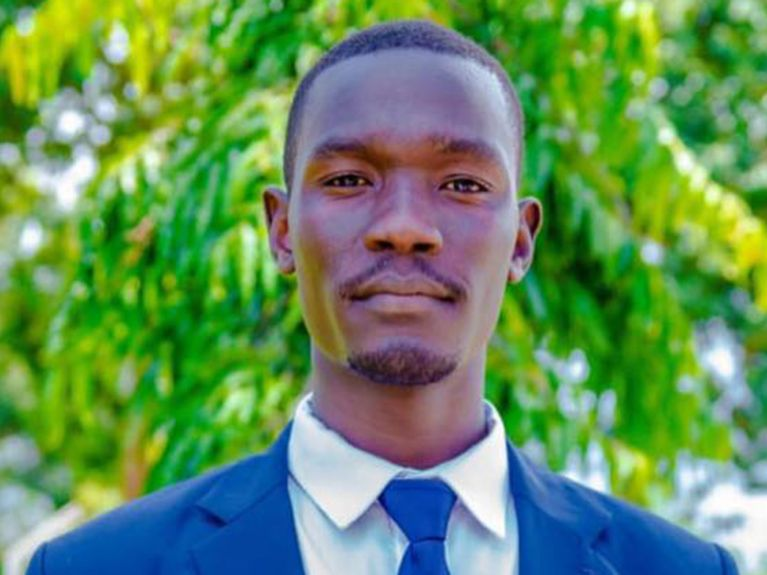
#> input picture pattern-recognition/noise-reduction/images/original.jpg, 767 x 575 px, found by its file name
$ jupyter execute Noise_Reduction.ipynb
#> lines starting #> are read from the running program, lines starting #| are printed output that depends on the picture
# Pattern Recognition: Noise Reduction

[cell 1]
import numpy as np
import cv2
from matplotlib import pyplot as plt

[cell 2]
def apply_gaussian_filter(image: np.ndarray, kernel: np.ndarray) -> np.ndarray:
    """
    Apply a Gaussian filter to reduce noise in an image.

    Args:
        image (np.ndarray): The input image to be filtered.
        kernel (np.ndarray): The Gaussian kernel to be applied for filtering.

    Returns:
        np.ndarray: The filtered image.
    """
    return cv2.filter2D(image, -1, kernel)

[cell 3]
def generate_gaussian_kernel(size: int = 3, sigma: float = 1.0) -> np.ndarray:
    """
    Generate a normalized 2D Gaussian kernel.

    Args:
        size (int): Size of the kernel (e.g., 3x3, 5x5).
        sigma (float): Standard deviation of the Gaussian distribution.

    Returns:
        np.ndarray: A 2D Gaussian kernel.
    """
    kernel_1d = cv2.getGaussianKernel(size, sigma)
    kernel_2d = kernel_1d @ kernel_1d.T
    return kernel_2d / np.sum(kernel_2d)

[cell 4]
def add_salt_and_pepper_noise(image: np.ndarray, amount: float = 0.05) -> np.ndarray:
    """
    Add salt-and-pepper noise to an image.

    Args:
        image (np.ndarray): The input image to add noise to.
        amount (float): The proportion of pixels to be affected by noise (0 to 1).

    Returns:
        np.ndarray: The noisy image.
    """
    noisy_image = image.copy()
    total_pixels = noisy_image.size
    num_salt = int(amount * total_pixels * 0.5)
    num_pepper = int(amount * total_pixels * 0.5)

    # Salt noise (white pixels)
    salt_coords = [np.random.randint(0, dim - 1, num_salt) for dim in noisy_image.shape]
    noisy_image[salt_coords[0], salt_coords[1]] = 255

    # Pepper noise (black pixels)
    pepper_coords = [np.random.randint(0, dim - 1, num_pepper) for dim in noisy_image.shape]
    noisy_image[pepper_coords[0], pepper_coords[1]] = 0

    return noisy_image

[cell 5]
def plot_images(original: np.ndarray, noisy: np.ndarray, filtered: np.ndarray) -> None:
    """
    Plot the original, noisy, and filtered images side by side.

    Args:
        original (np.ndarray): The original image.
        noisy (np.ndarray): The noisy image.
        filtered (np.ndarray): The filtered image.

    Returns:
        None
    """
    plt.figure(figsize=(15, 5))

    # Original Image
    plt.subplot(1, 3, 1)
    plt.title("Original Image")
    plt.imshow(original, cmap='gray')
    plt.axis('off')

    # Noisy Image
    plt.subplot(1, 3, 2)
    plt.title("Noisy Image")
    plt.imshow(noisy, cmap='gray')
    plt.axis('off')

    # Filtered Image
    plt.subplot(1, 3, 3)
    plt.title("Filtered Image")
    plt.imshow(filtered, cmap='gray')
    plt.axis('off')

    plt.show()

[cell 6]
def main() -> None:
    """
    Main function to demonstrate noise reduction using a Gaussian filter.
    Loads an image, adds salt-and-pepper noise, applies a Gaussian filter,
    and plots the original, noisy, and filtered images.

    Returns:
        None
    """
    # Load the image in grayscale
    image = cv2.imread('/content/original.jpg', cv2.IMREAD_GRAYSCALE)
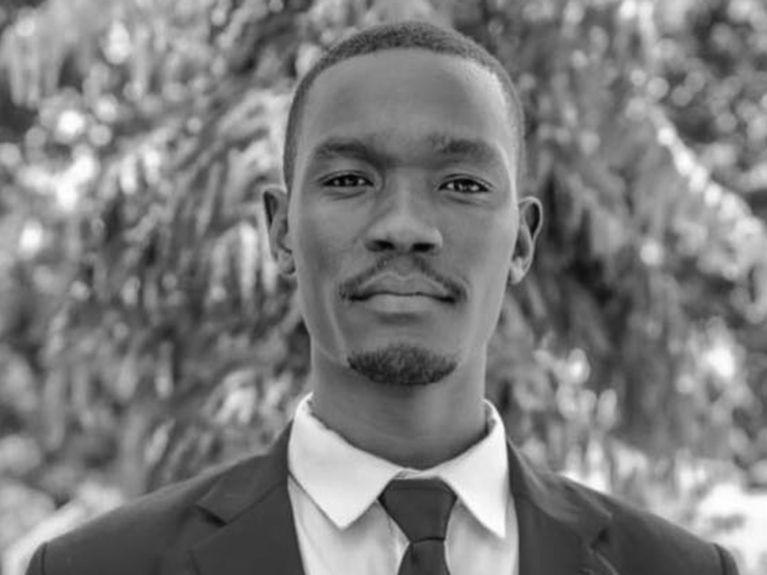
#> image: shape (575, 767); min 0, max 255, mean 124.9

    if image is None:
        raise FileNotFoundError("Image not found. Please check the file path.")

    # Add salt-and-pepper noise to the image
    noisy_image = add_salt_and_pepper_noise(image, amount=0.05)
#> in add_salt_and_pepper_noise, `noisy_image[pepper_coords[0], pepper_coords[1]] = 0`:
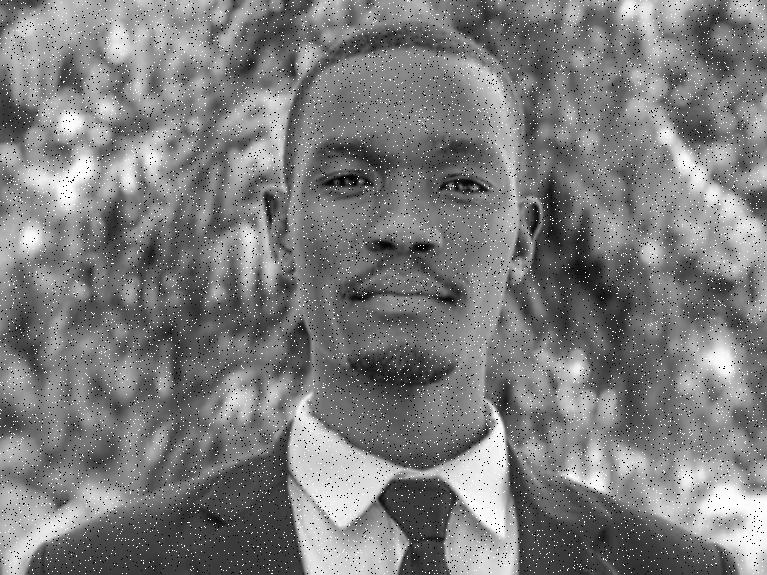
#> noisy_image: shape (575, 767); min 0, max 255, mean 124.9

    # Generate a 3x3 Gaussian kernel
    gaussian_kernel = generate_gaussian_kernel(size=3, sigma=1)

    # Apply the Gaussian filter to the noisy image
    filtered_image = apply_gaussian_filter(noisy_image, gaussian_kernel)

    # Plot the images
    plot_images(original=image, noisy=noisy_image, filtered=filtered_image)
#> in plot_images, `plt.show()`:
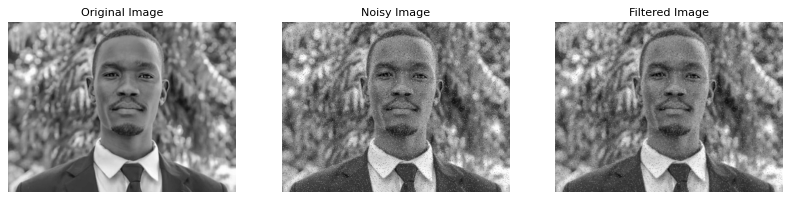
#> figure drawn by matplotlib, 3 panels


if __name__ == "__main__":
    main()

$ run again, with pattern-recognition/noise-reduction/images/noise-reduced.png saved as pattern-recognition/noise-reduction/images/original.jpg
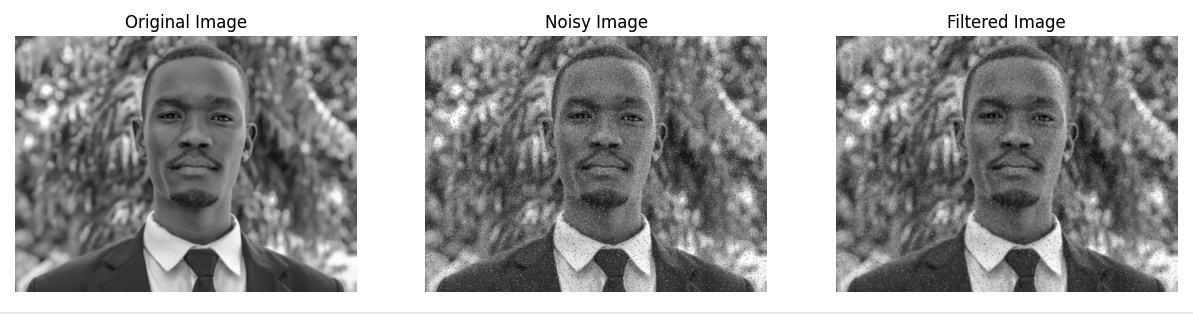
#> input picture pattern-recognition/noise-reduction/images/noise-reduced.png, 1193 x 314 px, found by its file name
#> in main, image is the input picture: shape (314, 1193); min 0, max 255, mean 155.4
#> in apply_gaussian_filter, `return cv2.filter2D(image, -1, kernel)`:
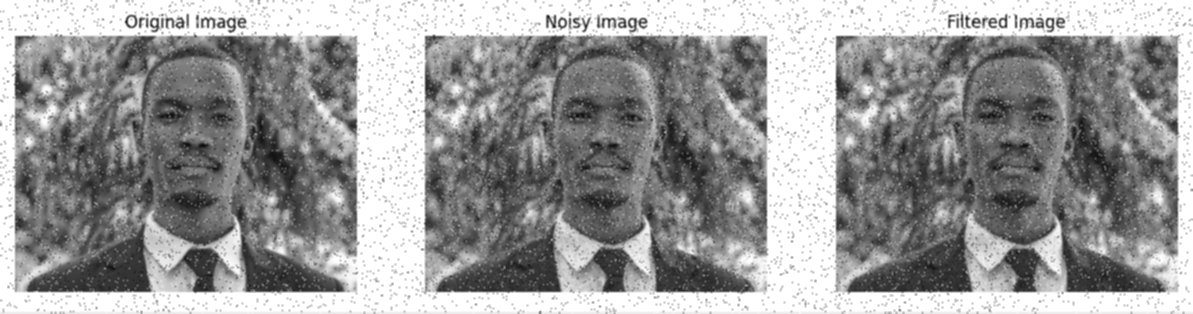
#> returned value: shape (314, 1193); min 11, max 255, mean 154
#> in plot_images, `plt.show()`:
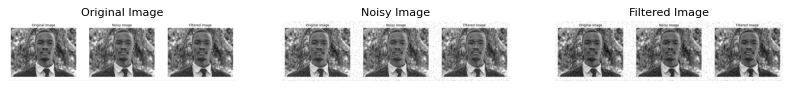
#> figure drawn by matplotlib, 3 panels
